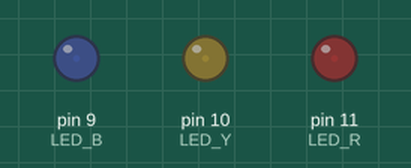
Recording of a sketch running on a simulated Arduino Uno, built with avr-gcc and run on an emulated ATmega328P. On the bench: output pins drawn as LEDs (lit = HIGH).

Above: at 0.05 s.
At 1.05 s:
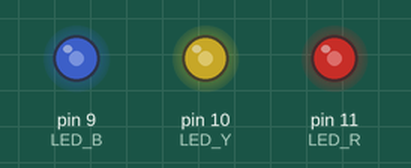
At 1.8 s:
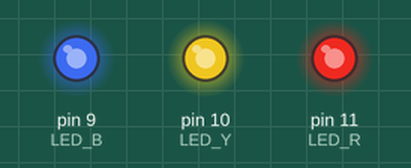
At 3.6 s:
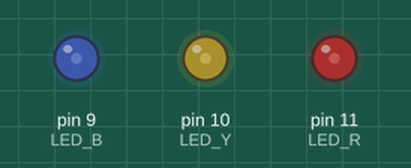
Timing chart, 0 to 5.4 s (numbered marks = the images above):
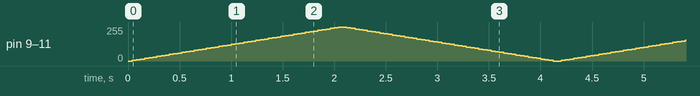

The sketch:

led_analog.ino
```cpp
#define LED_R 11
#define LED_Y 10
#define LED_B 9
#define d_time 40

void setup()
{
    pinMode(LED_R, OUTPUT);
    pinMode(LED_Y, OUTPUT);
    pinMode(LED_B, OUTPUT);
}

void loop()
{
    for(int i = 0; i <= 255; i+= 5)
    {
        analogWrite(LED_R, i);
        analogWrite(LED_Y, i);
        analogWrite(LED_B, i);
        delay(d_time);
    }
    for(int i = 255; i >= 0; i-= 5)
    {
        analogWrite(LED_R, i);
        analogWrite(LED_Y, i);
        analogWrite(LED_B, i);
        delay(d_time);
    }
}
```
